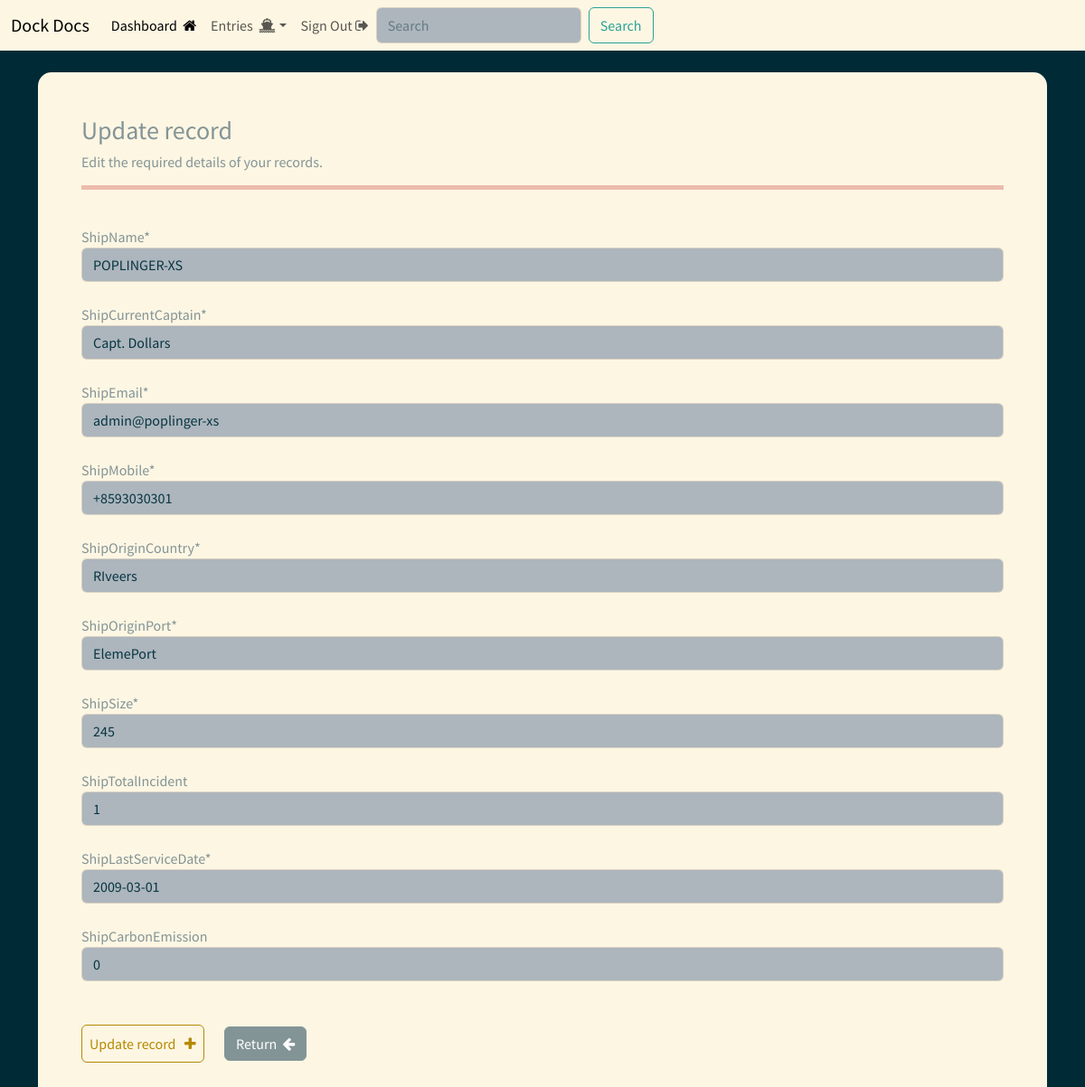
/update_entry/4 (signed in), run on the app's committed database.
### myCRMApp/models.py (models this page shows, shortened)
class ShipRecords(models.Model):
    DateCreated = models.DateTimeField(auto_now_add=True)
    ShipName = models.CharField(max_length=200)
    ShipCurrentCaptain = models.CharField(max_length=100)
    ShipEmail = models.CharField(max_length=100)
    ShipMobile  = models.CharField(max_length=100)
    ShipOriginCountry = models.CharField(max_length=100)
    ShipOriginPort = models.CharField(max_length=200)
    ShipSize = models.CharField(max_length=100)
    ShipTotalIncident = models.IntegerField(blank=True, null=True)
    ShipLastServiceDate = models.DateField()
    ShipCarbonEmission = models.IntegerField(blank=True, null=True)

### myCRMApp/views.py (the view)
# urls.py: path('update_entry/<int:pk>', views.update_entry, name="update_entry"),
@login_required(login_url='login')
def update_entry(request, pk):
    record = ShipRecords.objects.get(id=pk)
    form = UpdateEntryForm(instance=record)
    if request.method == 'POST':
        form = UpdateEntryForm(request.POST, instance=record)
        if form.is_valid():
            form.save()
            return redirect('dashboard')
    context = {'formUpdate': form}
    return render(request, 'myCRMApp/update_entry.html', context=context)

### myCRMApp/forms.py
class UpdateEntryForm(forms.ModelForm):
    class Meta:
        model =  ShipRecords
        fields = ['ShipName', 'ShipCurrentCaptain', 'ShipEmail', 'ShipMobile', 'ShipOriginCountry',
                'ShipOriginPort', 'ShipSize', 'ShipTotalIncident', 'ShipLastServiceDate', 'ShipCarbonEmission']

### myCRMApp/templates/myCRMApp/update_entry.html (shortened to what this page needs)
{% extends 'myCRMApp/base.html' %}
{% load crispy_forms_tags %}
{% block content %}
<body>
    <div class="container bg-light shadow-md p-5 FormLayout">
        <h3>Update record</h3>
        <h6>Edit the required details of your records.</h6>
        <hr>
        <br>
        <form action="" method="POST" autocomplete="on">
            {{formUpdate.ShipName|as_crispy_field}}
            <br>
            {{formUpdate.ShipCurrentCaptain|as_crispy_field}}
            <br>
            {{formUpdate.ShipEmail|as_crispy_field}}
            <br>
            {{formUpdate.ShipMobile|as_crispy_field}}
            <br>
            {{formUpdate.ShipOriginCountry|as_crispy_field}}
            <br>
            {{formUpdate.ShipOriginPort|as_crispy_field}}
            <br>
            {{formUpdate.ShipSize|as_crispy_field}}
            <br>
            {{formUpdate.ShipTotalIncident|as_crispy_field}}
            <br>
            {{formUpdate.ShipLastServiceDate|as_crispy_field}}
            <br>
            {{formUpdate.ShipCarbonEmission|as_crispy_field}}
            <br>
            <br>
            <button type="submit" class="btn btn-outline-primary btn-block p-2">Update record &nbsp; <i class="fa fa-plus"></i></button>
            <a href="{% url 'dashboard' %}" class="btn btn-secondary">Return &nbsp;<i class="fa fa-arrow-left"></i></a>
        </form>
    </div>
</body>
{% endblock %}

### static/css/main.css (style rules this page uses)
hr { height: 5px; background-color: #b80e0e; border: none; }
.FormLayout { border-radius: 15px; width: auto; }

### data on the page
ShipRecords: ShipName "POPLINGER-XS", ShipCurrentCaptain "Capt. Dollars", ShipEmail "admin@poplinger-xs", ShipMobile "+8593030301", ShipOriginCountry "RIveers", ShipOriginPort "ElemePort", ShipSize "245", ShipTotalIncident "1", ShipLastServiceDate "2009-03-01", ShipCarbonEmission "0"
